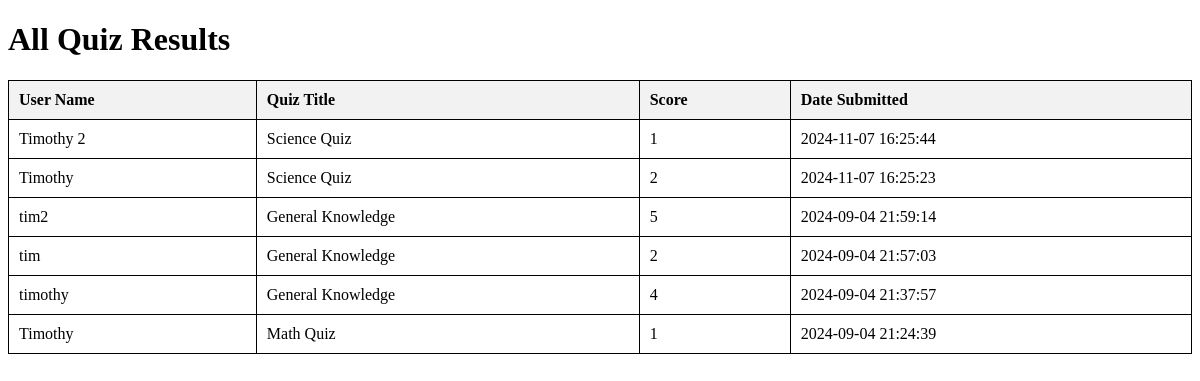
The app's page /results.php with its own data.
### tables this page shows
CREATE TABLE `results` (
  `id` int(11) NOT NULL,
  `quiz_id` int(11) DEFAULT NULL,
  `user_name` varchar(255) DEFAULT NULL,
  `score` int(11) DEFAULT NULL,
  `completed_at` timestamp NOT NULL DEFAULT current_timestamp()
);

CREATE TABLE `quizzes` (
  `id` int(11) NOT NULL,
  `title` varchar(255) NOT NULL,
  `description` text DEFAULT NULL,
  `created_at` timestamp NOT NULL DEFAULT current_timestamp()
);

### results.php (the view, shortened to what this page needs)
<?php
require 'db.php';
$stmt = $pdo->query('SELECT * FROM results ORDER BY completed_at DESC');
$results = $stmt->fetchAll();
?>
<!DOCTYPE html>
<html lang="en">
<head>
</head>
<body>
    <h1>All Quiz Results</h1>
    <table>
        <thead>
            <tr>
                <th>User Name</th>
                <th>Quiz Title</th>
                <th>Score</th>
                <th>Date Submitted</th>
            </tr>
        </thead>
        <tbody>
            <?php foreach ($results as $result): ?>
                <?php
                $stmt = $pdo->prepare('SELECT title FROM quizzes WHERE id = ?');
                $stmt->execute([$result['quiz_id']]);
                $quiz = $stmt->fetch();
                ?>
                <tr>
                    <td><?= htmlspecialchars($result['user_name']) ?></td>
                    <td><?= htmlspecialchars($quiz['title']) ?></td>
                    <td><?= htmlspecialchars($result['score']) ?></td>
                    <td><?= htmlspecialchars($result['completed_at']) ?></td>
                </tr>
            <?php endforeach; ?>
        </tbody>
    </table>
</body>
</html>

### results.php (style rules this page uses)
table { width: 100%; border-collapse: collapse; }
table, th, td { border: 1px solid black; }
th, td { padding: 10px; text-align: left; }
th { background-color: #f2f2f2; }

### records on screen
results: user_name "Timothy 2", quiz.title "Science Quiz", score "1", completed_at "2024-11-07 16:25:44"
results: user_name "Timothy", quiz.title "Science Quiz", score "2", completed_at "2024-11-07 16:25:23"
results: user_name "tim2", quiz.title "General Knowledge", score "5", completed_at "2024-09-04 21:59:14"
results: user_name "tim", quiz.title "General Knowledge", score "2", completed_at "2024-09-04 21:57:03"
results: user_name "timothy", quiz.title "General Knowledge", score "4", completed_at "2024-09-04 21:37:57"
results: user_name "Timothy", quiz.title "Math Quiz", score "1", completed_at "2024-09-04 21:24:39"
